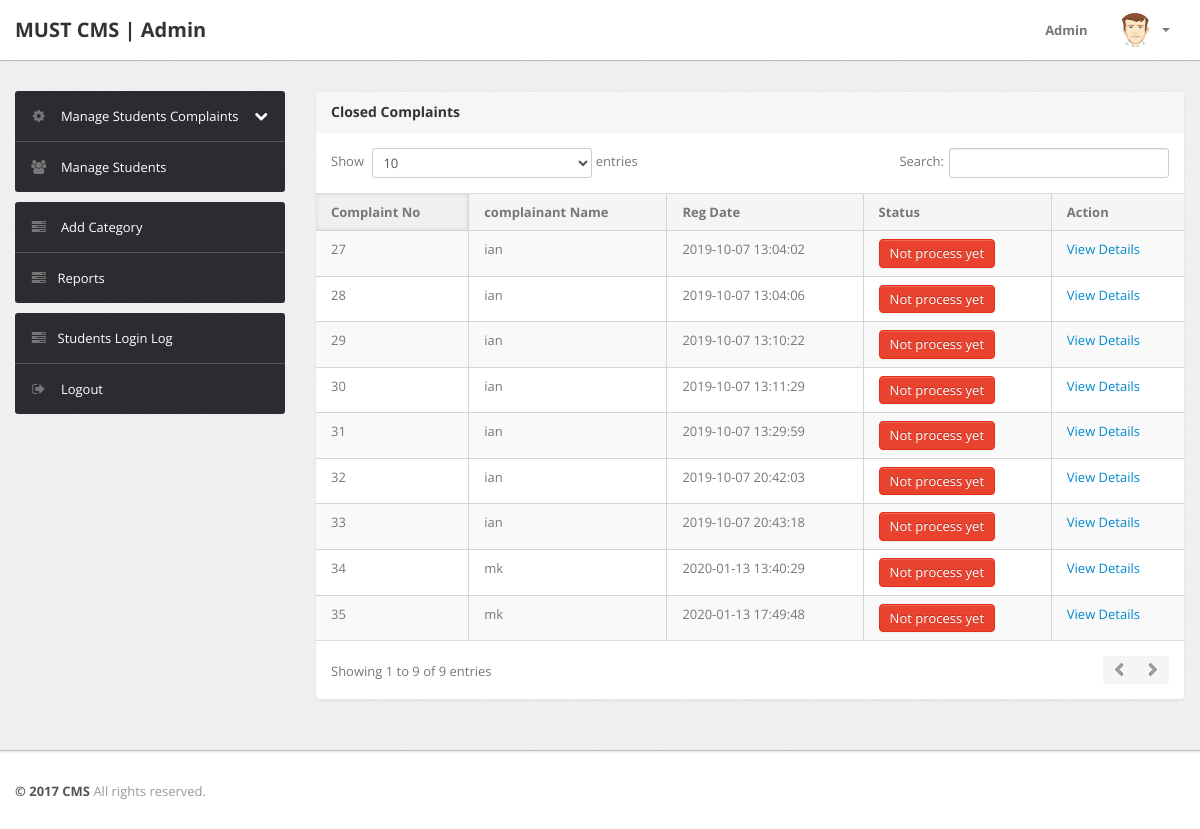
Page /admin/notprocess-complaint.php (signed in) on the earlier database version.
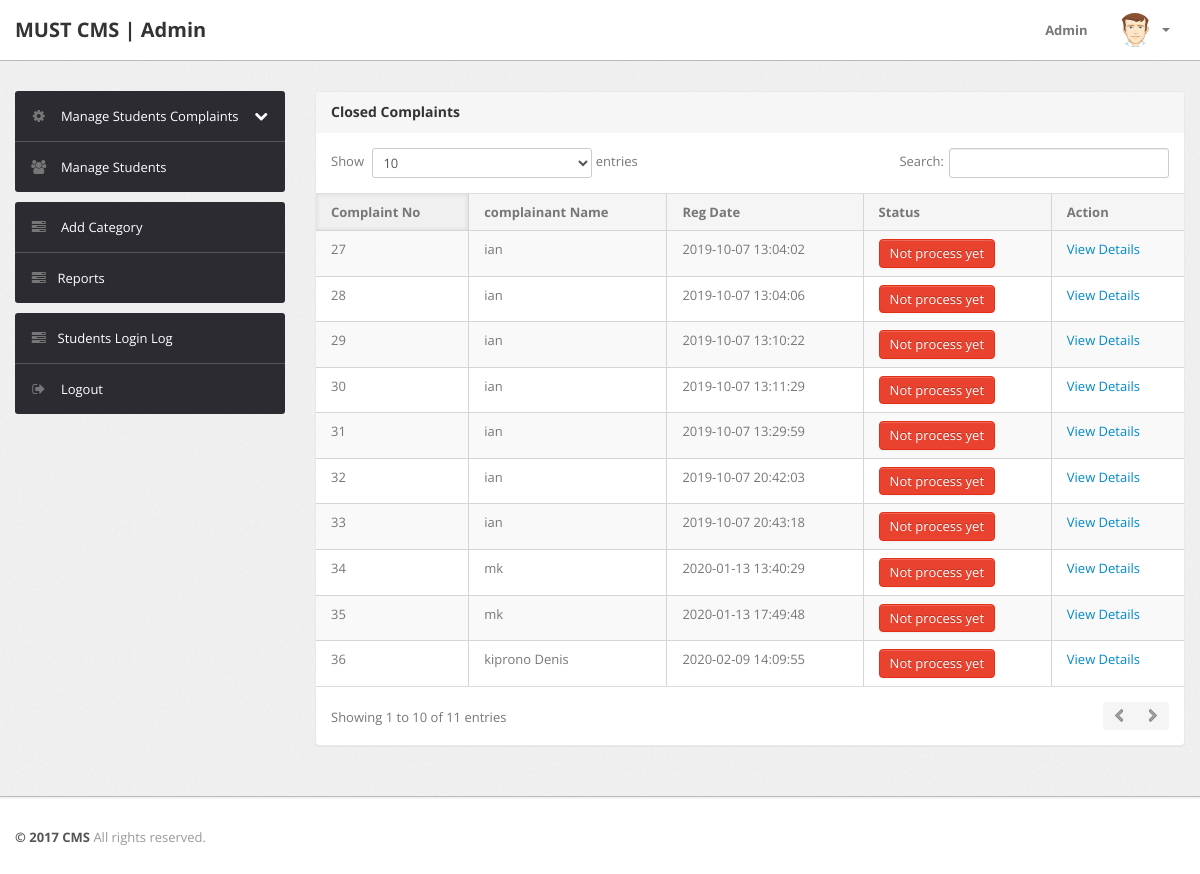
Same page on the later database version.
### tables this page shows
CREATE TABLE `tblcomplaints` (
  `complaintNumber` int(11) NOT NULL,
  `userId` int(11) NOT NULL,
  `category` int(11) NOT NULL,
  `complaintType` varchar(255) NOT NULL,
  `complaintDetails` mediumtext NOT NULL,
  `complaintFile` varchar(255) DEFAULT NULL,
  `regDate` timestamp NOT NULL DEFAULT CURRENT_TIMESTAMP,
  `status` varchar(50) DEFAULT NULL,
  `lastUpdationDate` timestamp NULL DEFAULT CURRENT_TIMESTAMP ON UPDATE CURRENT_TIMESTAMP
);

CREATE TABLE `users` (
  `id` int(11) NOT NULL,
  `fullName` varchar(255) DEFAULT NULL,
  `userEmail` varchar(255) DEFAULT NULL,
  `password` varchar(255) DEFAULT NULL,
  `contactNo` bigint(11) DEFAULT NULL,
  `pincode` int(6) DEFAULT NULL,
  `userImage` varchar(255) DEFAULT NULL,
  `regDate` timestamp NOT NULL DEFAULT CURRENT_TIMESTAMP,
  `updationDate` timestamp NULL DEFAULT '0000-00-00 00:00:00' ON UPDATE CURRENT_TIMESTAMP,
  `status` int(1) DEFAULT NULL
);

### admin/notprocess-complaint.php (the view, shortened to what this page needs)
<?php
include('include/config.php');
if(strlen($_SESSION['alogin'])==0)
	{
header('location:index.php');
}
else{
?>
<!DOCTYPE html>
<html lang="en">
<head>
	<link type="text/css" href="bootstrap/css/bootstrap.min.css" rel="stylesheet">
	<link type="text/css" href="bootstrap/css/bootstrap-responsive.min.css" rel="stylesheet">
	<link type="text/css" href="css/theme.css" rel="stylesheet">
	<link type="text/css" href="images/icons/css/font-awesome.css" rel="stylesheet">
</head>
<body>
<?php include('include/header.php');?>
	<div class="wrapper">
		<div class="container">
			<div class="row">
<?php include('include/sidebar.php');?>
			<div class="span9">
					<div class="content">
	<div class="module">
							<div class="module-head">
								<h3>Closed Complaints</h3>
							</div>
							<div class="module-body table">
								<table cellpadding="0" cellspacing="0" border="0" class="datatable-1 table table-bordered table-striped	 display" >
									<thead>
										<tr>
											<th>Complaint No</th>
											<th> complainant Name</th>
											<th>Reg Date</th>
											<th>Status</th>
											<th>Action</th>
										</tr>
									</thead>
<tbody>
<?php
$query=mysqli_query($con,"select tblcomplaints.*,users.fullName as name from tblcomplaints join users on users.id=tblcomplaints.userId where tblcomplaints.status is null ");
while($row=mysqli_fetch_array($query))
{
?>
										<tr>
											<td><?php echo htmlentities($row['complaintNumber']);?></td>
											<td><?php echo htmlentities($row['name']);?></td>
											<td><?php echo htmlentities($row['regDate']);?></td>
											<td><button type="button" class="btn btn-danger">Not process yet</button></td>
											<td>   <a href="complaint-details.php?cid=<?php echo htmlentities($row['complaintNumber']);?>"> View Details</a>
											</td>
											</tr>
										<?php  } ?>
										</tbody>
								</table>
							</div>
						</div>
					</div>
				</div>
			</div>
		</div>
	</div>
<?php include('include/footer.php');?>
</body>
<?php } ?>

Differences in the rows shown:
added tblcomplaints: complaintNumber "36", userId.fullName "kiprono Denis", regDate "2020-02-09 14:09:55"
Other differences:
text written by a page script: "Show entries Search: Showing 1 to 9 of 9 entries" → "Show entries Search: Showing 1 to 10 of 11 entries"
